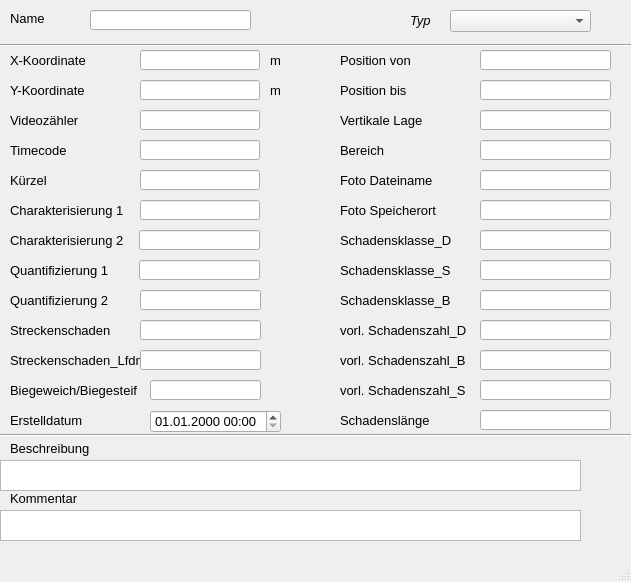
<?xml version="1.0" encoding="UTF-8"?>
<ui version="4.0">
 <class>MainWindow</class>
 <widget class="QMainWindow" name="MainWindow">
  <property name="enabled">
   <bool>true</bool>
  </property>
  <property name="geometry">
   <rect>
    <x>0</x>
    <y>0</y>
    <width>631</width>
    <height>582</height>
   </rect>
  </property>
  <property name="minimumSize">
   <size>
    <width>631</width>
    <height>393</height>
   </size>
  </property>
  <property name="font">
   <font>
    <family>Tahoma</family>
    <pointsize>10</pointsize>
   </font>
  </property>
  <property name="windowTitle">
   <string>MainWindow</string>
  </property>
  <widget class="QWidget" name="centralwidget">
   <widget class="QLabel" name="label">
    <property name="geometry">
     <rect>
      <x>10</x>
      <y>10</y>
      <width>46</width>
      <height>16</height>
     </rect>
    </property>
    <property name="text">
     <string>Name</string>
    </property>
   </widget>
   <widget class="Line" name="line">
    <property name="geometry">
     <rect>
      <x>0</x>
      <y>30</y>
      <width>631</width>
      <height>31</height>
     </rect>
    </property>
    <property name="orientation">
     <enum>Qt::Horizontal</enum>
    </property>
   </widget>
   <widget class="QLabel" name="label_14">
    <property name="geometry">
     <rect>
      <x>10</x>
      <y>490</y>
      <width>81</width>
      <height>16</height>
     </rect>
    </property>
    <property name="text">
     <string>Kommentar</string>
    </property>
   </widget>
   <widget class="QLabel" name="label_11">
    <property name="geometry">
     <rect>
      <x>270</x>
      <y>50</y>
      <width>41</width>
      <height>21</height>
     </rect>
    </property>
    <property name="text">
     <string>m</string>
    </property>
   </widget>
   <widget class="QLabel" name="label_70">
    <property name="geometry">
     <rect>
      <x>10</x>
      <y>410</y>
      <width>131</width>
      <height>21</height>
     </rect>
    </property>
    <property name="text">
     <string>Erstelldatum</string>
    </property>
   </widget>
   <widget class="QLabel" name="label_9">
    <property name="geometry">
     <rect>
      <x>10</x>
      <y>80</y>
      <width>81</width>
      <height>21</height>
     </rect>
    </property>
    <property name="text">
     <string>Y-Koordinate</string>
    </property>
   </widget>
   <widget class="QLabel" name="label_12">
    <property name="geometry">
     <rect>
      <x>270</x>
      <y>80</y>
      <width>41</width>
      <height>21</height>
     </rect>
    </property>
    <property name="text">
     <string>m</string>
    </property>
   </widget>
   <widget class="Line" name="line_2">
    <property name="geometry">
     <rect>
      <x>0</x>
      <y>420</y>
      <width>631</width>
      <height>31</height>
     </rect>
    </property>
    <property name="orientation">
     <enum>Qt::Horizontal</enum>
    </property>
   </widget>
   <widget class="QLabel" name="label_6">
    <property name="geometry">
     <rect>
      <x>10</x>
      <y>50</y>
      <width>81</width>
      <height>21</height>
     </rect>
    </property>
    <property name="text">
     <string>X-Koordinate</string>
    </property>
   </widget>
   <widget class="QLineEdit" name="untersuchsch">
    <property name="geometry">
     <rect>
      <x>90</x>
      <y>10</y>
      <width>161</width>
      <height>20</height>
     </rect>
    </property>
   </widget>
   <widget class="QTextEdit" name="kommentar">
    <property name="geometry">
     <rect>
      <x>0</x>
      <y>510</y>
      <width>581</width>
      <height>31</height>
     </rect>
    </property>
   </widget>
   <widget class="QComboBox" name="schachttyp">
    <property name="geometry">
     <rect>
      <x>450</x>
      <y>10</y>
      <width>141</width>
      <height>22</height>
     </rect>
    </property>
    <property name="font">
     <font>
      <family>Tahoma</family>
      <italic>true</italic>
     </font>
    </property>
    <property name="toolTip">
     <string>&lt;html&gt;&lt;head/&gt;&lt;body&gt;&lt;p&gt;Hier kann der Knotentyp geändert werden&lt;/p&gt;&lt;/body&gt;&lt;/html&gt;</string>
    </property>
    <property name="statusTip">
     <string>Hier kann der Knotentyp geändert werden</string>
    </property>
    <property name="whatsThis">
     <string>Hier kann der Knotentyp geändert werden</string>
    </property>
   </widget>
   <widget class="QLabel" name="label_21">
    <property name="geometry">
     <rect>
      <x>410</x>
      <y>10</y>
      <width>31</width>
      <height>21</height>
     </rect>
    </property>
    <property name="font">
     <font>
      <family>Tahoma</family>
      <italic>true</italic>
     </font>
    </property>
    <property name="text">
     <string>Typ</string>
    </property>
   </widget>
   <widget class="QgsDateTimeEdit" name="createdat">
    <property name="geometry">
     <rect>
      <x>150</x>
      <y>410</y>
      <width>131</width>
      <height>23</height>
     </rect>
    </property>
    <property name="currentSection">
     <enum>QDateTimeEdit::DaySection</enum>
    </property>
    <property name="displayFormat">
     <string>dd.MM.yyyy HH:mm</string>
    </property>
   </widget>
   <widget class="QLineEdit" name="y">
    <property name="geometry">
     <rect>
      <x>140</x>
      <y>80</y>
      <width>120</width>
      <height>20</height>
     </rect>
    </property>
    <property name="readOnly">
     <bool>true</bool>
    </property>
   </widget>
   <widget class="QLineEdit" name="x">
    <property name="geometry">
     <rect>
      <x>140</x>
      <y>50</y>
      <width>120</width>
      <height>20</height>
     </rect>
    </property>
    <property name="readOnly">
     <bool>true</bool>
    </property>
   </widget>
   <widget class="QLabel" name="label_43">
    <property name="geometry">
     <rect>
      <x>10</x>
      <y>230</y>
      <width>121</width>
      <height>21</height>
     </rect>
    </property>
    <property name="text">
     <string>Charakterisierung 2</string>
    </property>
   </widget>
   <widget class="QLineEdit" name="charakt2">
    <property name="geometry">
     <rect>
      <x>139</x>
      <y>230</y>
      <width>121</width>
      <height>20</height>
     </rect>
    </property>
   </widget>
   <widget class="QLabel" name="label_47">
    <property name="geometry">
     <rect>
      <x>340</x>
      <y>230</y>
      <width>131</width>
      <height>21</height>
     </rect>
    </property>
    <property name="text">
     <string>Schadensklasse_D</string>
    </property>
   </widget>
   <widget class="QLineEdit" name="Schadensklasse_D">
    <property name="geometry">
     <rect>
      <x>480</x>
      <y>230</y>
      <width>131</width>
      <height>20</height>
     </rect>
    </property>
   </widget>
   <widget class="QLabel" name="label_48">
    <property name="geometry">
     <rect>
      <x>340</x>
      <y>260</y>
      <width>131</width>
      <height>21</height>
     </rect>
    </property>
    <property name="text">
     <string>Schadensklasse_S</string>
    </property>
   </widget>
   <widget class="QLineEdit" name="Schadensklasse_S">
    <property name="geometry">
     <rect>
      <x>480</x>
      <y>260</y>
      <width>131</width>
      <height>20</height>
     </rect>
    </property>
   </widget>
   <widget class="QLabel" name="label_49">
    <property name="geometry">
     <rect>
      <x>340</x>
      <y>290</y>
      <width>131</width>
      <height>21</height>
     </rect>
    </property>
    <property name="text">
     <string>Schadensklasse_B</string>
    </property>
   </widget>
   <widget class="QLineEdit" name="Schadensklasse_B">
    <property name="geometry">
     <rect>
      <x>480</x>
      <y>290</y>
      <width>131</width>
      <height>20</height>
     </rect>
    </property>
   </widget>
   <widget class="QLineEdit" name="vorlaufige_Schadenszahl_B">
    <property name="geometry">
     <rect>
      <x>480</x>
      <y>350</y>
      <width>131</width>
      <height>20</height>
     </rect>
    </property>
    <property name="text">
     <string/>
    </property>
   </widget>
   <widget class="QLabel" name="label_50">
    <property name="geometry">
     <rect>
      <x>340</x>
      <y>320</y>
      <width>131</width>
      <height>21</height>
     </rect>
    </property>
    <property name="text">
     <string>vorl. Schadenszahl_D</string>
    </property>
   </widget>
   <widget class="QLineEdit" name="vorlaufige_Schadenszahl_S">
    <property name="geometry">
     <rect>
      <x>480</x>
      <y>380</y>
      <width>131</width>
      <height>20</height>
     </rect>
    </property>
    <property name="text">
     <string/>
    </property>
   </widget>
   <widget class="QLineEdit" name="vorlaufige_Schadenszahl_D">
    <property name="geometry">
     <rect>
      <x>480</x>
      <y>320</y>
      <width>131</width>
      <height>20</height>
     </rect>
    </property>
    <property name="text">
     <string/>
    </property>
   </widget>
   <widget class="QLabel" name="label_54">
    <property name="geometry">
     <rect>
      <x>340</x>
      <y>350</y>
      <width>131</width>
      <height>21</height>
     </rect>
    </property>
    <property name="text">
     <string>vorl. Schadenszahl_B</string>
    </property>
   </widget>
   <widget class="QLabel" name="label_56">
    <property name="geometry">
     <rect>
      <x>340</x>
      <y>380</y>
      <width>131</width>
      <height>21</height>
     </rect>
    </property>
    <property name="text">
     <string>vorl. Schadenszahl_S</string>
    </property>
   </widget>
   <widget class="QLabel" name="label_57">
    <property name="geometry">
     <rect>
      <x>10</x>
      <y>380</y>
      <width>131</width>
      <height>21</height>
     </rect>
    </property>
    <property name="text">
     <string>Biegeweich/Biegesteif</string>
    </property>
   </widget>
   <widget class="QLineEdit" name="bewertungstag_2">
    <property name="geometry">
     <rect>
      <x>150</x>
      <y>380</y>
      <width>111</width>
      <height>20</height>
     </rect>
    </property>
    <property name="text">
     <string/>
    </property>
   </widget>
   <widget class="QTextEdit" name="Beschreibung">
    <property name="geometry">
     <rect>
      <x>0</x>
      <y>460</y>
      <width>581</width>
      <height>31</height>
     </rect>
    </property>
   </widget>
   <widget class="QLabel" name="label_15">
    <property name="geometry">
     <rect>
      <x>10</x>
      <y>440</y>
      <width>81</width>
      <height>16</height>
     </rect>
    </property>
    <property name="text">
     <string>Beschreibung</string>
    </property>
   </widget>
   <widget class="QLabel" name="label_51">
    <property name="geometry">
     <rect>
      <x>10</x>
      <y>110</y>
      <width>81</width>
      <height>21</height>
     </rect>
    </property>
    <property name="text">
     <string>Videozähler</string>
    </property>
   </widget>
   <widget class="QLineEdit" name="videozaehler">
    <property name="geometry">
     <rect>
      <x>140</x>
      <y>110</y>
      <width>120</width>
      <height>20</height>
     </rect>
    </property>
   </widget>
   <widget class="QLabel" name="label_52">
    <property name="geometry">
     <rect>
      <x>10</x>
      <y>140</y>
      <width>81</width>
      <height>21</height>
     </rect>
    </property>
    <property name="text">
     <string>Timecode</string>
    </property>
   </widget>
   <widget class="QLineEdit" name="timecode">
    <property name="geometry">
     <rect>
      <x>140</x>
      <y>140</y>
      <width>120</width>
      <height>20</height>
     </rect>
    </property>
   </widget>
   <widget class="QLabel" name="label_53">
    <property name="geometry">
     <rect>
      <x>10</x>
      <y>170</y>
      <width>81</width>
      <height>21</height>
     </rect>
    </property>
    <property name="text">
     <string>Kürzel</string>
    </property>
   </widget>
   <widget class="QLineEdit" name="kuerzel">
    <property name="geometry">
     <rect>
      <x>140</x>
      <y>170</y>
      <width>120</width>
      <height>20</height>
     </rect>
    </property>
   </widget>
   <widget class="QLabel" name="label_55">
    <property name="geometry">
     <rect>
      <x>10</x>
      <y>200</y>
      <width>121</width>
      <height>21</height>
     </rect>
    </property>
    <property name="text">
     <string>Charakterisierung 1</string>
    </property>
   </widget>
   <widget class="QLineEdit" name="charakt1">
    <property name="geometry">
     <rect>
      <x>140</x>
      <y>200</y>
      <width>120</width>
      <height>20</height>
     </rect>
    </property>
   </widget>
   <widget class="QLabel" name="label_44">
    <property name="geometry">
     <rect>
      <x>10</x>
      <y>260</y>
      <width>121</width>
      <height>21</height>
     </rect>
    </property>
    <property name="text">
     <string>Quantifizierung 1</string>
    </property>
   </widget>
   <widget class="QLineEdit" name="quantnr1">
    <property name="geometry">
     <rect>
      <x>139</x>
      <y>260</y>
      <width>121</width>
      <height>20</height>
     </rect>
    </property>
   </widget>
   <widget class="QLabel" name="label_45">
    <property name="geometry">
     <rect>
      <x>10</x>
      <y>290</y>
      <width>121</width>
      <height>21</height>
     </rect>
    </property>
    <property name="text">
     <string>Quantifizierung 2</string>
    </property>
   </widget>
   <widget class="QLineEdit" name="quantnr2">
    <property name="geometry">
     <rect>
      <x>140</x>
      <y>290</y>
      <width>121</width>
      <height>20</height>
     </rect>
    </property>
   </widget>
   <widget class="QLabel" name="label_46">
    <property name="geometry">
     <rect>
      <x>10</x>
      <y>320</y>
      <width>121</width>
      <height>21</height>
     </rect>
    </property>
    <property name="text">
     <string>Streckenschaden</string>
    </property>
   </widget>
   <widget class="QLineEdit" name="streckenschaden">
    <property name="geometry">
     <rect>
      <x>140</x>
      <y>320</y>
      <width>121</width>
      <height>20</height>
     </rect>
    </property>
   </widget>
   <widget class="QLabel" name="label_58">
    <property name="geometry">
     <rect>
      <x>10</x>
      <y>350</y>
      <width>131</width>
      <height>21</height>
     </rect>
    </property>
    <property name="text">
     <string>Streckenschaden_Lfdnr</string>
    </property>
   </widget>
   <widget class="QLineEdit" name="streckenschaden_lfdnr">
    <property name="geometry">
     <rect>
      <x>140</x>
      <y>350</y>
      <width>121</width>
      <height>20</height>
     </rect>
    </property>
   </widget>
   <widget class="QLineEdit" name="pos_bis">
    <property name="geometry">
     <rect>
      <x>480</x>
      <y>80</y>
      <width>131</width>
      <height>20</height>
     </rect>
    </property>
   </widget>
   <widget class="QLabel" name="label_59">
    <property name="geometry">
     <rect>
      <x>340</x>
      <y>50</y>
      <width>131</width>
      <height>21</height>
     </rect>
    </property>
    <property name="text">
     <string>Position von</string>
    </property>
   </widget>
   <widget class="QLineEdit" name="vertikale_lage">
    <property name="geometry">
     <rect>
      <x>480</x>
      <y>110</y>
      <width>131</width>
      <height>20</height>
     </rect>
    </property>
   </widget>
   <widget class="QLineEdit" name="pos_von">
    <property name="geometry">
     <rect>
      <x>480</x>
      <y>50</y>
      <width>131</width>
      <height>20</height>
     </rect>
    </property>
   </widget>
   <widget class="QLabel" name="label_60">
    <property name="geometry">
     <rect>
      <x>340</x>
      <y>80</y>
      <width>131</width>
      <height>21</height>
     </rect>
    </property>
    <property name="text">
     <string>Position bis</string>
    </property>
   </widget>
   <widget class="QLabel" name="label_61">
    <property name="geometry">
     <rect>
      <x>340</x>
      <y>110</y>
      <width>131</width>
      <height>21</height>
     </rect>
    </property>
    <property name="text">
     <string>Vertikale Lage</string>
    </property>
   </widget>
   <widget class="QLineEdit" name="bereich">
    <property name="geometry">
     <rect>
      <x>480</x>
      <y>140</y>
      <width>131</width>
      <height>20</height>
     </rect>
    </property>
   </widget>
   <widget class="QLabel" name="label_62">
    <property name="geometry">
     <rect>
      <x>340</x>
      <y>140</y>
      <width>131</width>
      <height>21</height>
     </rect>
    </property>
    <property name="text">
     <string>Bereich</string>
    </property>
   </widget>
   <widget class="QLineEdit" name="foto_dateiname">
    <property name="geometry">
     <rect>
      <x>480</x>
      <y>170</y>
      <width>131</width>
      <height>20</height>
     </rect>
    </property>
   </widget>
   <widget class="QLabel" name="label_63">
    <property name="geometry">
     <rect>
      <x>340</x>
      <y>170</y>
      <width>131</width>
      <height>21</height>
     </rect>
    </property>
    <property name="text">
     <string>Foto Dateiname</string>
    </property>
   </widget>
   <widget class="QLineEdit" name="ordner">
    <property name="geometry">
     <rect>
      <x>480</x>
      <y>200</y>
      <width>131</width>
      <height>20</height>
     </rect>
    </property>
   </widget>
   <widget class="QLabel" name="label_64">
    <property name="geometry">
     <rect>
      <x>340</x>
      <y>200</y>
      <width>131</width>
      <height>21</height>
     </rect>
    </property>
    <property name="text">
     <string>Foto Speicherort</string>
    </property>
   </widget>
   <widget class="QLabel" name="label_65">
    <property name="geometry">
     <rect>
      <x>340</x>
      <y>410</y>
      <width>131</width>
      <height>21</height>
     </rect>
    </property>
    <property name="text">
     <string>Schadenslänge</string>
    </property>
   </widget>
   <widget class="QLineEdit" name="Schadenslaenge">
    <property name="geometry">
     <rect>
      <x>480</x>
      <y>410</y>
      <width>131</width>
      <height>20</height>
     </rect>
    </property>
    <property name="text">
     <string/>
    </property>
   </widget>
  </widget>
  <widget class="QMenuBar" name="menubar">
   <property name="geometry">
    <rect>
     <x>0</x>
     <y>0</y>
     <width>631</width>
     <height>21</height>
    </rect>
   </property>
  </widget>
  <widget class="QStatusBar" name="statusbar"/>
 </widget>
 <customwidgets>
  <customwidget>
   <class>QgsDateTimeEdit</class>
   <extends>QDateTimeEdit</extends>
   <header>qgsdatetimeedit.h</header>
  </customwidget>
 </customwidgets>
 <tabstops>
  <tabstop>untersuchsch</tabstop>
  <tabstop>schachttyp</tabstop>
  <tabstop>createdat</tabstop>
  <tabstop>kommentar</tabstop>
 </tabstops>
 <resources/>
 <connections/>
</ui>
